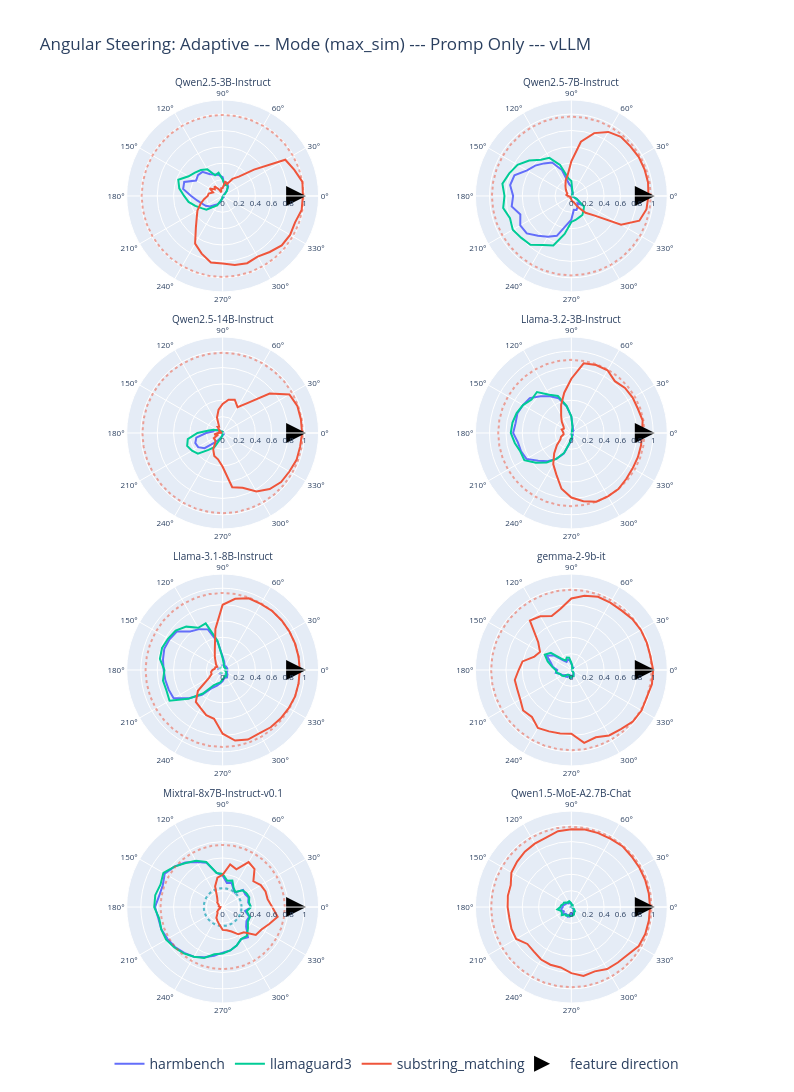

Source (notebook cell):
### Code cell
# Configuration
model_ids = [
    "Qwen2.5-3B-Instruct",
    "Qwen2.5-7B-Instruct",
    "Qwen2.5-14B-Instruct",
    "Llama-3.2-3B-Instruct",
    "Llama-3.1-8B-Instruct",
    "gemma-2-9b-it",
    "Mixtral-8x7B-Instruct-v0.1",
    "Qwen1.5-MoE-A2.7B-Chat",
]

language = "en"
data_type = "harmful"

# Whether to use adaptive mode (mode_1) files
# If False, uses non-adaptive (mode_0) files
adaptive = True

# Direction strategy to visualize ("max_sim" or "max_norm")
# This filters which direction to plot when multiple are available
direction_strategy = "max_sim"

# Create figure
num_row = (len(model_ids) + 1) // 2
num_col = min(2, len(model_ids))

fig = make_subplots(
    rows=num_row,
    cols=num_col,
    specs=[[{"type": "polar"}] * num_col] * num_row,
    subplot_titles=model_ids,
    vertical_spacing=0.05,
    horizontal_spacing=0.1,
)

# Color mapping for metrics (matching parent)
colour_map = {
    "substring_matching": plotly.colors.qualitative.Plotly[1],
    "llamaguard3": plotly.colors.qualitative.Plotly[2],
    "harmbench": plotly.colors.qualitative.Plotly[0],
}

# Angle categories (0 to 360, close the loop)
categories = list(str(i) for i in range(0, 360, 10))
categories.append(categories[0])

for idx, model_id in enumerate(model_ids):
    output_path = Path(data_path) / model_id

    # Glob pattern based on adaptive mode
    if adaptive:
        glob_pattern = f"eval-mode_1*.json"
    else:
        glob_pattern = "eval-[!(mode)(perp)]*.json"

    for file in sorted(list(output_path.glob(glob_pattern))):
        # Extract metric name
        if adaptive:
            metric = file.stem.split("-")[2]
        else:
            metric = file.stem.split("-")[1]

        # Skip llmjudge (if desired)
        if metric == "llmjudge":
            continue

        # Load evaluation data
        with open(file, "r") as f:
            eval_data = json.load(f)

        print(f"Processing {model_id}: {file.name}")

        # Extract baseline
        baseline = eval_data.get("baseline")
        if baseline is None:
            print(f"  ⚠ No baseline found")
            continue

        if isinstance(baseline, list):
            baseline = np.mean(baseline)

        # Add metric to color map if not present
        if metric not in colour_map:
            colour_map[metric] = plotly.colors.qualitative.Plotly[len(colour_map)]

        # Plot baseline as dashed circle
        fig.add_trace(
            go.Scatterpolar(
                r=[
                    (
                        1 - baseline
                        if metric in ["substring_matching", "llmjudge"]
                        else baseline
                    )
                    for _ in range(len(categories))
                ],
                theta=categories,
                name="baseline",
                line=dict(width=2, color=colour_map[metric], dash="dot"),
                mode="lines",
                opacity=0.5,
                showlegend=False,
            ),
            row=idx // num_col + 1,
            col=idx % num_col + 1,
        )

        # Find any non-baseline, non-random direction keys
        direction_keys = [
            k
            for k in eval_data.keys()
            if k != "baseline" and "dir_random" not in k and direction_strategy in k
        ]

        if not direction_keys:
            print(f"  ⚠ No direction keys found, skipping")
            continue

        # Use first available direction
        chosen_direction = direction_keys[0]
        print(f"  ✓ Using direction: {chosen_direction}")

        # Extract values for each angle
        direction_data = eval_data[chosen_direction]
        values = []

        for cat in categories[:-1]:  # Exclude last (duplicate of first)
            if cat in direction_data:
                val = direction_data[cat]
                # Convert list to mean if needed
                if isinstance(val, list):
                    val = np.mean(val)
                values.append(val)
            else:
                # Missing angle - use baseline
                values.append(baseline)

        values.append(values[0])  # Close the loop

        # Plot steered results
        fig.add_trace(
            go.Scatterpolar(
                r=(
                    [1 - v for v in values]
                    if metric in ["substring_matching", "llmjudge"]
                    else values
                ),
                theta=categories,
                name=metric,
                line=dict(width=2, color=colour_map[metric]),
                mode="lines",
                showlegend=idx == 0,
            ),
            row=idx // num_col + 1,
            col=idx % num_col + 1,
        )

    # Add feature direction marker (0° = harmful direction)
    fig.add_trace(
        go.Scatterpolar(
            r=[1.02],
            theta=[0],
            name="feature direction",
            marker=dict(size=20, symbol="arrow-right", color="black"),
            mode="markers",
            showlegend=idx == 0,
        ),
        row=idx // num_col + 1,
        col=idx % num_col + 1,
    )

# Update layout for each subplot
for i in range(len(model_ids) + 1):
    polar_key = f'polar{i if i > 0 else ""}'
    fig.update_layout(
        {
            polar_key: dict(
                radialaxis=dict(
                    visible=True,
                    dtick=0.2,
                    tickfont=dict(size=8),
                ),
                angularaxis=dict(
                    tickvals=list(range(0, 360, 30)),
                    ticktext=[f"{i}°" for i in range(0, 360, 30)],
                    tickfont=dict(size=8),
                    dtick=30,
                ),
            )
        }
    )

# A4 portrait at 96 DPI: 794 × 1123 px; scale=3 → ~288 DPI output
fig.update_layout(
    height=1123,
    width=794,
    title_text=f"Angular Steering: {'Adaptive' if adaptive else 'Always-On'} --- Mode ({direction_strategy}) --- {'Promp Only' if is_prompt_only else 'All Tokens'} --- {'vLLM' if is_vllm else 'Pytorch'}",
    showlegend=True,
    legend=dict(
        orientation="h",
        y=-0.05,
        xanchor="center",
        x=0.5,
        font=dict(size=14),
    ),
)
for annotation in fig.layout.annotations:
    annotation.update(yanchor="bottom", y=annotation.y + 0.01, font=dict(size=10))
fig.write_image(visualization_dir / f"angular_steering_{'adaptive' if adaptive else 'always_on'}_{direction_strategy}_{'prompt_only' if is_prompt_only else 'all_tokens'}_{'vllm' if is_vllm else 'pytorch'}.png", scale=3)
fig.show()
